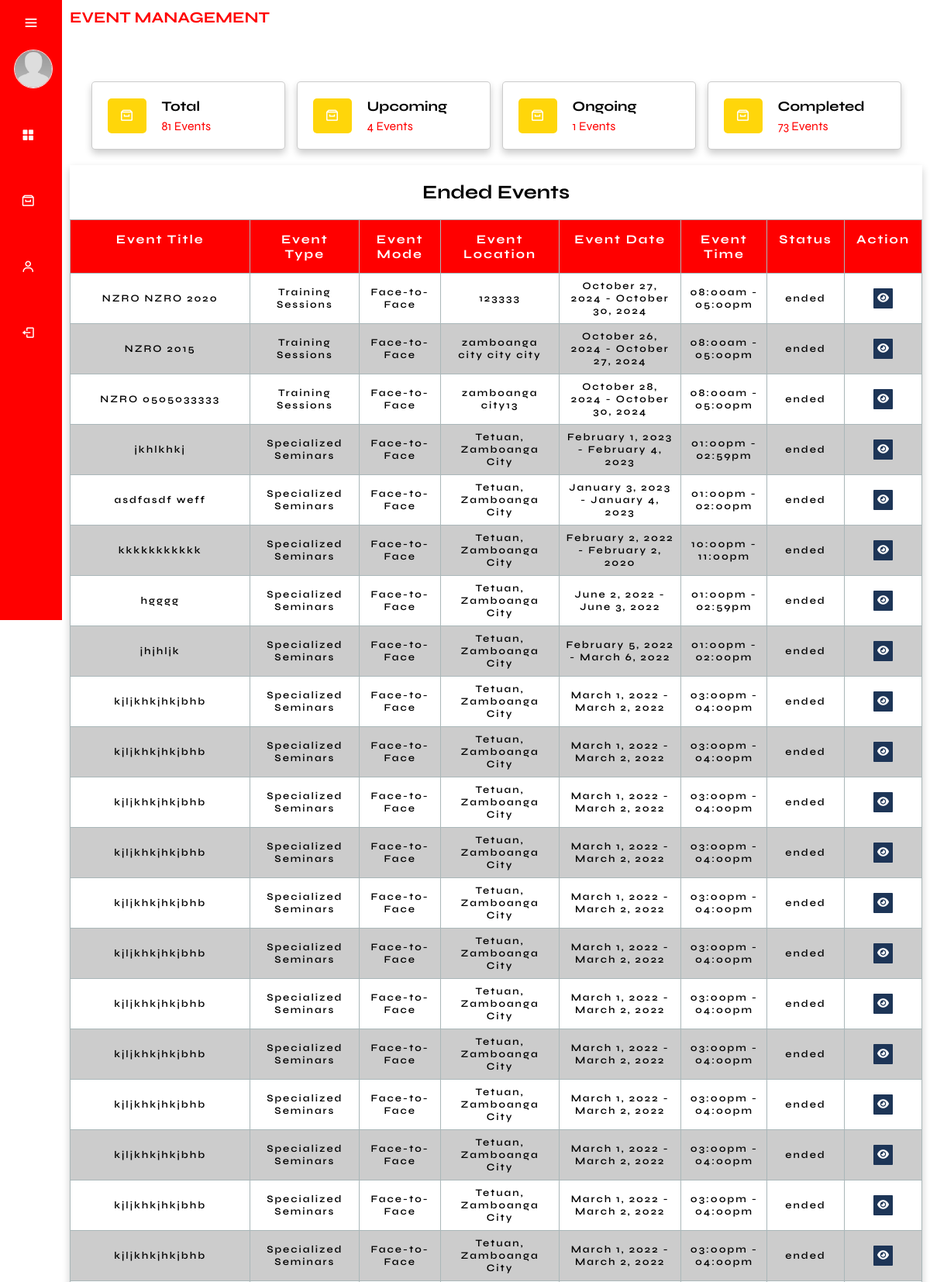
/admin/ended_events.php (upper part), run on the app's committed database.
### tables this page shows
CREATE TABLE `events` (
  `event_id` int(11) NOT NULL,
  `event_title` varchar(255) NOT NULL,
  `event_description` text DEFAULT NULL,
  `event_type` varchar(50) NOT NULL,
  `event_mode` varchar(50) NOT NULL,
  `event_photo_path` varchar(255) DEFAULT NULL,
  `location` varchar(255) NOT NULL,
  `date_start` date NOT NULL,
  `date_end` date NOT NULL,
  `time_start` time NOT NULL,
  `time_end` time NOT NULL,
  `date_created` timestamp NOT NULL DEFAULT current_timestamp(),
  `event_link` text DEFAULT NULL,
  `cancelReason` text NOT NULL,
  `event_cancel` varchar(255) NOT NULL,
  `participant_limit` int(11) NOT NULL
);

### function/F.getEventHistoryTbl.php (the view, shortened to what this page needs)
<?php
    require_once('../db.connection/connection.php');
    $sql = "SELECT * FROM Events WHERE NOW() > CONCAT(date_end, ' ', time_end) ORDER BY date_created DESC";
    $result = mysqli_query($conn, $sql);
    while ($row = mysqli_fetch_assoc($result)) {
        if (empty($row['event_cancel'])) {
            $eventTitle = $row['event_title'];
            $eventLocation = $row['location'];
            $eventDateStart = date('F j, Y', strtotime($row['date_start']));
            $eventDateEnd = date('F j, Y', strtotime($row['date_end']));
            $eventTimeStart = date('h:ia', strtotime($row['time_start']));
            $eventTimeEnd = date('h:ia', strtotime($row['time_end']));
            $eventMode = $row['event_mode'];
            $eventType = $row['event_type'];
            $eventTimeZone = new DateTimeZone('Asia/Manila');
            $currentDateTime = new DateTime('now', $eventTimeZone);
            $eventEndDateTime = new DateTime($row['date_end'] . ' ' . $row['time_end'], $eventTimeZone);
            $eventStatus = '';
            if ($currentDateTime > $eventEndDateTime) {
                $eventStatus = 'ended';
            }
            if ($eventStatus === 'ended') {
                echo '<tr data-start-date="' . $row['date_start'] . '" data-end-date="' . $row['date_end'] . '">';
                ?>
                <td data-label="Event Title"><?php echo $eventTitle; ?></td>
                <td data-label="Event Type"><?php echo $eventType; ?></td>
                <td data-label="Event Mode"><?php echo $eventMode; ?></td>
                <td data-label="Event Location"><?php echo $eventLocation; ?></td>
                <td data-label="Event Date"><?php echo "$eventDateStart - $eventDateEnd"; ?></td>
                <td data-label="Event Time"><?php echo "$eventTimeStart - $eventTimeEnd"; ?></td>
                <td data-label="Status"><?php echo $eventStatus; ?></td>
                <td data-label="View Event" class="pad">
                    <a href="view_eventHistory.php?event_id=<?php echo $row['event_id']; ?>"><button class="btn_view"><i class="fa-solid fa-eye"></i></i></button></a>
                </td>
                <?php
                echo '</tr>';
            }
        }
    }
?>

### admin/css/main.css (style rules this page uses)
* { font-family: "Syne", sans-serif; margin: 0; padding: 0; box-sizing: border-box; text-decoration: none; outline: none; border: none; }
:root { --header-height: 3.5rem; --first-color: red; --first-color-alt: #1d3557; --first-color-light: hsl(var(--hue), 40%, 80%); --title-color: hsl(var(--hue), 24%, 16%); --text-color: black; --text-color-light: hsl(var(--hue), 8%, 60%); --white-color: hsl(0, 0%, 100%); --body-color: white; --container-color: #f1faee; --box-shadow: 0 .5rem 1rem rgba(0, 0, 0, .2); --light-bg: #FFFCE6; --border: .1rem solid rgba(0,0,0,.2); --body-font: "Syne", sans-serif; --biggest-font-size: 2rem; --h1-font-size: 1.5rem; --h2-font-size: 1.25rem; --h3-font-size: 1rem; --normal-font-size: .938rem; --small-font-size: .813rem; --smaller-font-size: .75rem; --font-regular: 400; --font-medium: 500; --font-semi-bold: 600; --z-tooltip: 10; --z-fixed: 100; --z-modal: 1000; }
html { font-size: 62.5%; overflow-x: hidden; scroll-padding-top: 7rem; scroll-behavior: smooth; }
body { background-color: var(--body-color); }
.tbl tbody tr td { font-size: 1.3rem; letter-spacing: 0.2rem; font-weight: 600; text-align: center; border: 1px solid #aab7b9; padding: 0.8rem; }
.tbl tbody .pad { padding: 0.5rem; }
.tbl tr:nth-child(even) { background-color: #ccc; }
.tbl button { display: inline-block; border: none; margin: 0 auto; padding: 0.5rem; border-radius: 1px; outline: none; cursor: pointer; }
.btn_view { background-color: var(--first-color-alt); color: #fff; }

### data on the page
events: event_title "NZRO NZRO 2020", event_type "Training Sessions", event_mode "Face-to-Face", location "123333", date_start "October 27, 2024", date_end "October 30, 2024", time_start "08:00am", time_end "05:00pm", eventStatus "ended"
events: event_title "NZRO 2015", event_type "Training Sessions", event_mode "Face-to-Face", location "zamboanga city city city", date_start "October 26, 2024", date_end "October 27, 2024", time_start "08:00am", time_end "05:00pm", eventStatus "ended"
events: event_title "NZRO 0505033333", event_type "Training Sessions", event_mode "Face-to-Face", location "zamboanga city13", date_start "October 28, 2024", date_end "October 30, 2024", time_start "08:00am", time_end "05:00pm", eventStatus "ended"
events: event_title "jkhlkhkj", event_type "Specialized Seminars", event_mode "Face-to-Face", location "Tetuan, Zamboanga City", date_start "February 1, 2023", date_end "February 4, 2023", time_start "01:00pm", time_end "02:59pm", eventStatus "ended"
events: event_title "asdfasdf weff", event_type "Specialized Seminars", event_mode "Face-to-Face", location "Tetuan, Zamboanga City", date_start "January 3, 2023", date_end "January 4, 2023", time_start "01:00pm", time_end "02:00pm", eventStatus "ended"
events: event_title "kkkkkkkkkkk", event_type "Specialized Seminars", event_mode "Face-to-Face", location "Tetuan, Zamboanga City", date_start "February 2, 2022", date_end "February 2, 2020", time_start "10:00pm", time_end "11:00pm", eventStatus "ended"
events: event_title "hgggg", event_type "Specialized Seminars", event_mode "Face-to-Face", location "Tetuan, Zamboanga City", date_start "June 2, 2022", date_end "June 3, 2022", time_start "01:00pm", time_end "02:59pm", eventStatus "ended"
events: event_title "jhjhljk", event_type "Specialized Seminars", event_mode "Face-to-Face", location "Tetuan, Zamboanga City", date_start "February 5, 2022", date_end "March 6, 2022", time_start "01:00pm", time_end "02:00pm", eventStatus "ended"
events: event_title "kjljkhkjhkjbhb", event_type "Specialized Seminars", event_mode "Face-to-Face", location "Tetuan, Zamboanga City", date_start "March 1, 2022", date_end "March 2, 2022", time_start "03:00pm", time_end "04:00pm", eventStatus "ended"
events: event_title "kjljkhkjhkjbhb", event_type "Specialized Seminars", event_mode "Face-to-Face", location "Tetuan, Zamboanga City", date_start "March 1, 2022", date_end "March 2, 2022", time_start "03:00pm", time_end "04:00pm", eventStatus "ended"
events: event_title "kjljkhkjhkjbhb", event_type "Specialized Seminars", event_mode "Face-to-Face", location "Tetuan, Zamboanga City", date_start "March 1, 2022", date_end "March 2, 2022", time_start "03:00pm", time_end "04:00pm", eventStatus "ended"
events: event_title "kjljkhkjhkjbhb", event_type "Specialized Seminars", event_mode "Face-to-Face", location "Tetuan, Zamboanga City", date_start "March 1, 2022", date_end "March 2, 2022", time_start "03:00pm", time_end "04:00pm", eventStatus "ended"
events: event_title "kjljkhkjhkjbhb", event_type "Specialized Seminars", event_mode "Face-to-Face", location "Tetuan, Zamboanga City", date_start "March 1, 2022", date_end "March 2, 2022", time_start "03:00pm", time_end "04:00pm", eventStatus "ended"
events: event_title "kjljkhkjhkjbhb", event_type "Specialized Seminars", event_mode "Face-to-Face", location "Tetuan, Zamboanga City", date_start "March 1, 2022", date_end "March 2, 2022", time_start "03:00pm", time_end "04:00pm", eventStatus "ended"
events: event_title "kjljkhkjhkjbhb", event_type "Specialized Seminars", event_mode "Face-to-Face", location "Tetuan, Zamboanga City", date_start "March 1, 2022", date_end "March 2, 2022", time_start "03:00pm", time_end "04:00pm", eventStatus "ended"
events: event_title "kjljkhkjhkjbhb", event_type "Specialized Seminars", event_mode "Face-to-Face", location "Tetuan, Zamboanga City", date_start "March 1, 2022", date_end "March 2, 2022", time_start "03:00pm", time_end "04:00pm", eventStatus "ended"
events: event_title "kjljkhkjhkjbhb", event_type "Specialized Seminars", event_mode "Face-to-Face", location "Tetuan, Zamboanga City", date_start "March 1, 2022", date_end "March 2, 2022", time_start "03:00pm", time_end "04:00pm", eventStatus "ended"
events: event_title "kjljkhkjhkjbhb", event_type "Specialized Seminars", event_mode "Face-to-Face", location "Tetuan, Zamboanga City", date_start "March 1, 2022", date_end "March 2, 2022", time_start "03:00pm", time_end "04:00pm", eventStatus "ended"
events: event_title "kjljkhkjhkjbhb", event_type "Specialized Seminars", event_mode "Face-to-Face", location "Tetuan, Zamboanga City", date_start "March 1, 2022", date_end "March 2, 2022", time_start "03:00pm", time_end "04:00pm", eventStatus "ended"
events: event_title "kjljkhkjhkjbhb", event_type "Specialized Seminars", event_mode "Face-to-Face", location "Tetuan, Zamboanga City", date_start "March 1, 2022", date_end "March 2, 2022", time_start "03:00pm", time_end "04:00pm", eventStatus "ended"

### other printed values
$totalEvents "81"
$totalUpcoming "4"
$totalOngoing "1"
$totalEnded "73"
